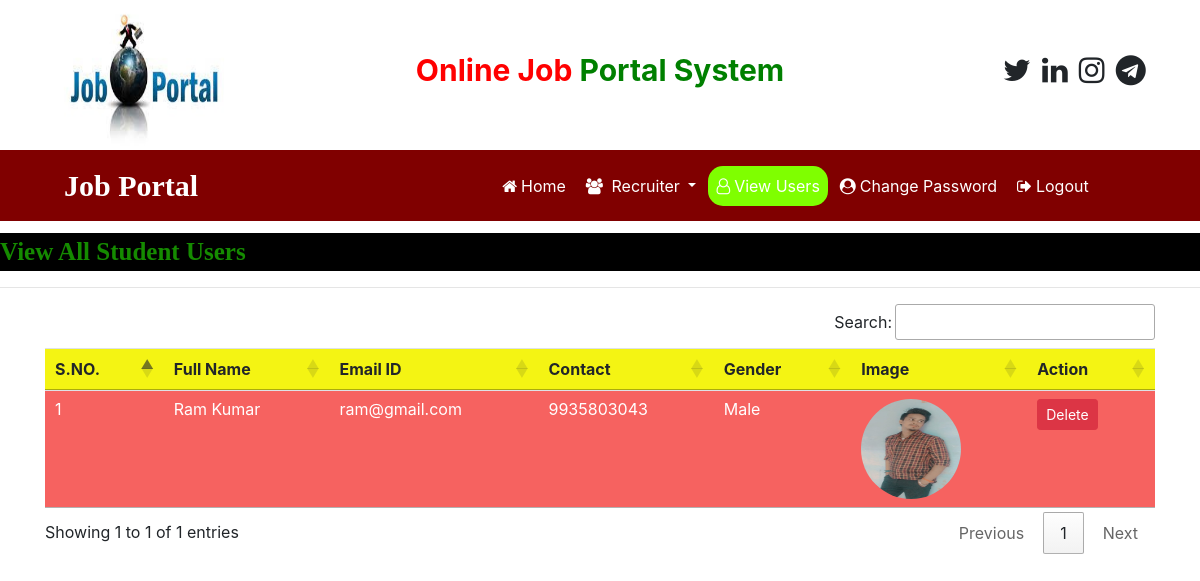
The app's page /view_users (signed in) with its own data.
### job/models.py (models this page shows, shortened)
class StudentUser(models.Model):
    user = models.ForeignKey(User,on_delete=models.CASCADE)
    mobile = models.CharField(max_length=150,null=True)
    image = models.FileField(null=True)
    gender = models.CharField(max_length=250,null=True)
    type = models.CharField(max_length=130,null=True)

### job/views.py (the view)
# urls.py: path('view_users',  view_users,  name="view_users"),
def view_users(request):
    if not request.user.is_authenticated:
        return redirect('admin_login')
    data = StudentUser.objects.all()
    d = {'data':data}
    return render(request,'view_users.html',d)

### job/templates/view_users.html
{% load static %}
{% block body %}
{% include 'admin_navigation.html' %}
<marquee style="font-family : 'Monotype Corsiva'; font-size:25px ; color : rgb(21, 139, 0) ; background-color : black ;font-weight: bold ; margin-top : 1%">
    View All Student Users
</marquee>
 <hr>
<div class="container">
<table class="table table-hover" id="example">
    <thead>
        <tr style="background-color: rgb(244, 244, 19) ">
            <th>S.NO.</th>
            <th>Full Name</th>
            <th>Email ID</th>
            <th>Contact</th>
            <th>Gender</th>
            <th>Image</th>
            <th>Action</th>
        </tr>
    </thead>
    <tbody>
    {% for i in data %}
    <tr style="background-color: #f66260  ;color: white;">
        <td>{{forloop.counter}}</td>
        <td>{{i.user.first_name}} {{i.user.last_name}}</td>
        <td>{{i.user.username}}</td>
        <td>{{i.mobile}}</td>
        <td>{{i.gender}}</td>
        <td><img src = "{{i.image.url}}" style="width : 100px ; height : 100px ; border-radius: 50%;  " ></td>
        <td><a href="{% url 'delete_user' i.user.id %}" class="btn btn-danger btn-sm" onclick="return confirm('Are you Sure?')">Delete</a></td>
    </tr>
    {% endfor %}
    </tbody>
</table>
</div>
{% endblock %}

### records on screen
StudentUser: user.first_name "Ram", user.last_name "Kumar", user.username "ram@gmail.com", mobile "9935803043", gender "Male", image (picture)
